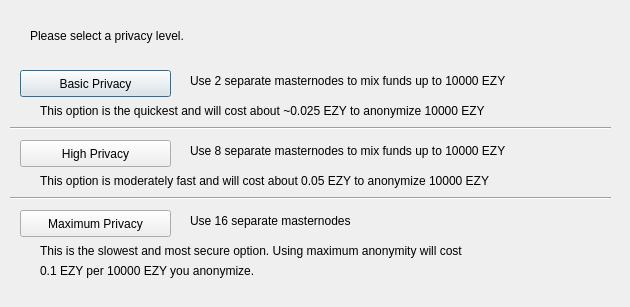
<?xml version="1.0" encoding="UTF-8"?>
<ui version="4.0">
 <class>ObfuscationConfig</class>
 <widget class="QDialog" name="ObfuscationConfig">
  <property name="geometry">
   <rect>
    <x>0</x>
    <y>0</y>
    <width>630</width>
    <height>307</height>
   </rect>
  </property>
  <property name="windowTitle">
   <string>Configure Obfuscation</string>
  </property>
  <widget class="QPushButton" name="buttonBasic">
   <property name="geometry">
    <rect>
     <x>20</x>
     <y>70</y>
     <width>151</width>
     <height>27</height>
    </rect>
   </property>
   <property name="text">
    <string>Basic Privacy</string>
   </property>
  </widget>
  <widget class="QPushButton" name="buttonHigh">
   <property name="geometry">
    <rect>
     <x>20</x>
     <y>140</y>
     <width>151</width>
     <height>27</height>
    </rect>
   </property>
   <property name="text">
    <string>High Privacy</string>
   </property>
  </widget>
  <widget class="QPushButton" name="buttonMax">
   <property name="geometry">
    <rect>
     <x>20</x>
     <y>210</y>
     <width>151</width>
     <height>27</height>
    </rect>
   </property>
   <property name="text">
    <string>Maximum Privacy</string>
   </property>
  </widget>
  <widget class="QLabel" name="label">
   <property name="geometry">
    <rect>
     <x>30</x>
     <y>20</y>
     <width>571</width>
     <height>31</height>
    </rect>
   </property>
   <property name="text">
    <string>Please select a privacy level.</string>
   </property>
  </widget>
  <widget class="QLabel" name="label_2">
   <property name="geometry">
    <rect>
     <x>190</x>
     <y>70</y>
     <width>421</width>
     <height>21</height>
    </rect>
   </property>
   <property name="text">
    <string>Use 2 separate masternodes to mix funds up to 10000 EZY</string>
   </property>
  </widget>
  <widget class="QLabel" name="label_3">
   <property name="geometry">
    <rect>
     <x>190</x>
     <y>140</y>
     <width>411</width>
     <height>21</height>
    </rect>
   </property>
   <property name="text">
    <string>Use 8 separate masternodes to mix funds up to 10000 EZY</string>
   </property>
  </widget>
  <widget class="QLabel" name="label_4">
   <property name="geometry">
    <rect>
     <x>190</x>
     <y>210</y>
     <width>421</width>
     <height>21</height>
    </rect>
   </property>
   <property name="text">
    <string>Use 16 separate masternodes</string>
   </property>
  </widget>
  <widget class="QLabel" name="label_6">
   <property name="geometry">
    <rect>
     <x>40</x>
     <y>100</y>
     <width>561</width>
     <height>21</height>
    </rect>
   </property>
   <property name="text">
    <string>This option is the quickest and will cost about ~0.025 EZY to anonymize 10000 EZY</string>
   </property>
  </widget>
  <widget class="QLabel" name="label_7">
   <property name="geometry">
    <rect>
     <x>40</x>
     <y>170</y>
     <width>561</width>
     <height>21</height>
    </rect>
   </property>
   <property name="text">
    <string>This option is moderately fast and will cost about 0.05 EZY to anonymize 10000 EZY</string>
   </property>
  </widget>
  <widget class="QLabel" name="label_8">
   <property name="geometry">
    <rect>
     <x>40</x>
     <y>240</y>
     <width>561</width>
     <height>21</height>
    </rect>
   </property>
   <property name="text">
    <string>This is the slowest and most secure option. Using maximum anonymity will cost</string>
   </property>
  </widget>
  <widget class="QLabel" name="label_9">
   <property name="geometry">
    <rect>
     <x>40</x>
     <y>260</y>
     <width>561</width>
     <height>21</height>
    </rect>
   </property>
   <property name="text">
    <string>0.1 EZY per 10000 EZY you anonymize.</string>
   </property>
  </widget>
  <widget class="Line" name="line">
   <property name="geometry">
    <rect>
     <x>10</x>
     <y>120</y>
     <width>601</width>
     <height>16</height>
    </rect>
   </property>
   <property name="orientation">
    <enum>Qt::Horizontal</enum>
   </property>
  </widget>
  <widget class="Line" name="line_2">
   <property name="geometry">
    <rect>
     <x>10</x>
     <y>190</y>
     <width>601</width>
     <height>16</height>
    </rect>
   </property>
   <property name="orientation">
    <enum>Qt::Horizontal</enum>
   </property>
  </widget>
 </widget>
 <resources/>
 <connections/>
</ui>
